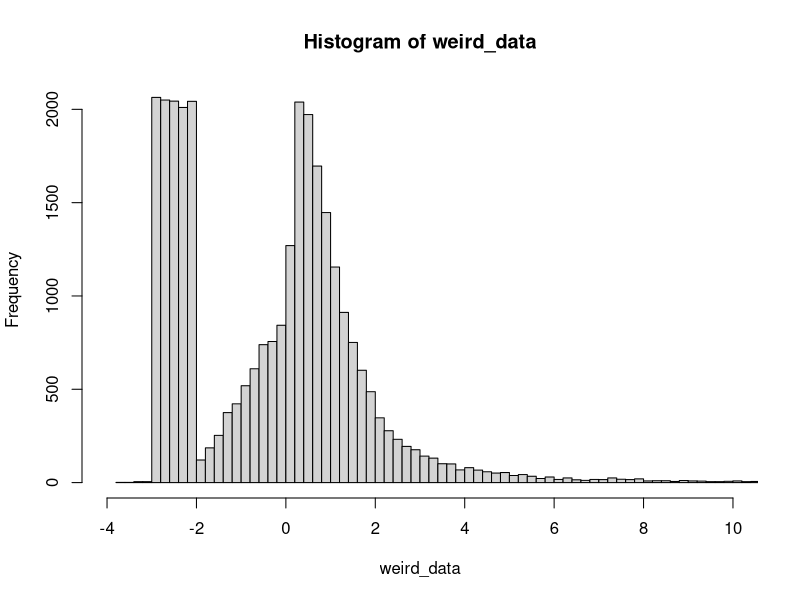
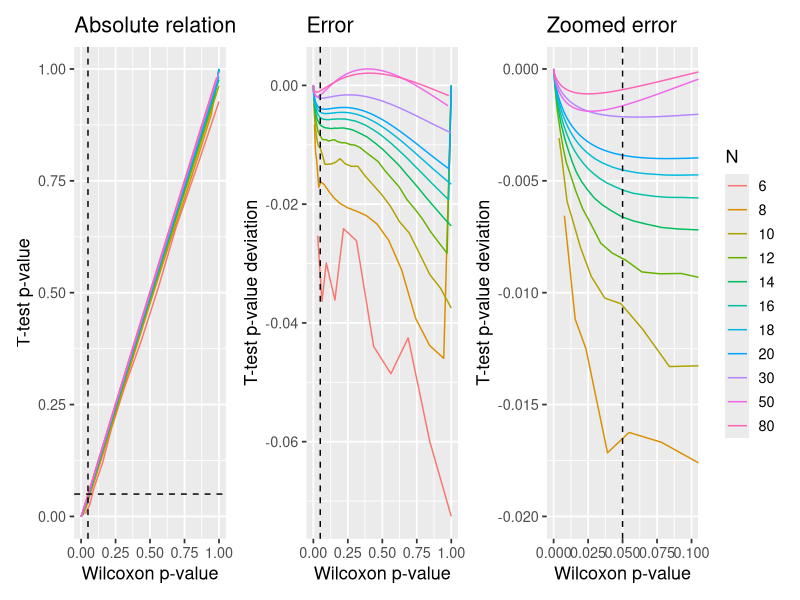

Reproduce these figures in R, in order.
## ---- chunk 1
weird_data = c(rnorm(10000), exp(rnorm(10000)), runif(10000, min=-3, max=-2))
hist(weird_data, breaks=200, xlim=c(-4, 10))
## ---- chunk 2
x = sample(weird_data, 50)  # Pick out a few values to get reasonable p-values
signed_ranks = sign(x) * rank(abs(x))
p_wilcox = wilcox.test(x)$p.value
p_ttest = t.test(signed_ranks)$p.value
rbind(p_wilcox, p_ttest)  # Print in rows
## ---- chunk 3
library(tidyverse)
signed_rank = function(x) sign(x) * rank(abs(x))

# Parameters
Ns = c(seq(from=6, to=20, by=2), 30, 50, 80)
mus = c(0, 1, 2)  # Means
PERMUTATIONS = 1:200

# Run it
D = expand.grid(set=PERMUTATIONS, mu=mus, N=Ns) %>%
  mutate(
    # Generate data
    data = map2(mu, N, function(mu, N) mu + sample(weird_data, N)),
    
    # Run tests
    wilcox_raw = map(data, ~ wilcox.test(.x)),
    ttest_raw = map(data, ~ t.test(signed_rank(.x))),
    
    # Tidy it up
    wilcox = map(wilcox_raw, broom::tidy),
    ttest = map(ttest_raw, broom::tidy)
  ) %>%
  
  # Get as columns instead of lists; then remove "old" columns
  unnest(wilcox, ttest, .sep='_') %>%
  select(-data, -wilcox_raw, -ttest_raw)

head(D)
## ---- chunk 4
D$N = factor(D$N)  # Make N a factor for prettier plotting

library(ggplot2)
library(patchwork)

# A straight-up comparison of the p-values
p_relative = ggplot(D, aes(x=wilcox_p.value, y=ttest_p.value, color=N)) + 
  geom_line() + 
  geom_vline(xintercept=0.05, lty=2) +
  geom_hline(yintercept=0.05, lty=2) +
  
  labs(title='Absolute relation', x = 'Wilcoxon p-value', y = 'T-test p-value') + 
  #coord_cartesian(xlim=c(0, 0.10), ylim=c(0, 0.11)) + 
  theme_gray(13) + 
  guides(color=FALSE)

# Looking at the difference (error) between p-values
p_error_all = ggplot(D, aes(x=wilcox_p.value, y=ttest_p.value-wilcox_p.value, color=N)) + 
  geom_line() + 
  geom_vline(xintercept=0.05, lty=2) +
  
  labs(title='Error', x = 'Wilcoxon p-value', y = 'T-test p-value deviation') + 
  theme_gray(13) + 
  guides(color=FALSE)

# Same, but zoomed in around p=0.05
p_error_zoom = ggplot(D, aes(x=wilcox_p.value, y=ttest_p.value-wilcox_p.value, color=N)) + 
  geom_line() + 
  geom_vline(xintercept=0.05, lty=2) +
  
  labs(title='Zoomed error', x = 'Wilcoxon p-value', y = 'T-test p-value deviation') + 
  coord_cartesian(xlim=c(0, 0.10), ylim=c(-0.020, 0.000)) + 
  theme_gray(13)

# Show it. Patchwork is your friend!
p_relative + p_error_all + p_error_zoom
